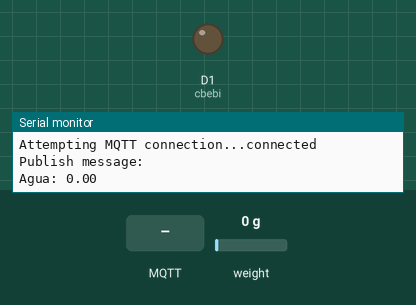
This sketch was run on a simulated ESP8266 (NodeMCU). Parts: output pins drawn as LEDs (lit = HIGH), the last lines printed to the serial monitor. The test bench sets the inputs (shaded band); at power-on: weight on the scale 0 g. WiFi joins after 1.5 s; servers stay silent unless stated; no MQTT or app messages arrive unless stated.

Above: at 3.7 s.
3.8 s: MQTT message "1" arrives on the first subscribed topic
At 4.9 s:
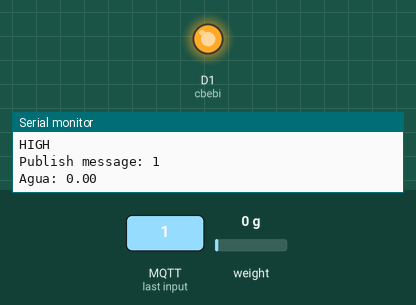
6.8 s: MQTT message "0" arrives on the first subscribed topic
At 7.2 s:
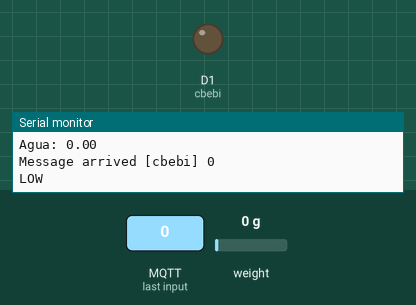
Timing chart, 0 to 9.8 s (numbered marks = the images above; inputs shaded):
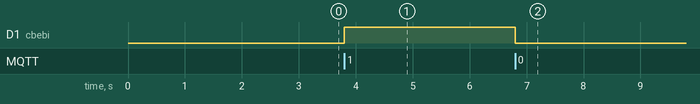

Measured:
- after the input at 3.8 s, D1 (cbebi): LOW → HIGH at once
- after the input at 6.8 s, D1 (cbebi): HIGH → LOW at once

The sketch:

ControlBebida.ino
```cpp
#include <ESP8266WiFi.h>
#include <PubSubClient.h>
#include <HX711.h>

const int SCALE_DOUT_PIN = D2;
const int SCALE_SCK_PIN = D3;
const int cbebi = D1;

HX711 scale(SCALE_DOUT_PIN, SCALE_SCK_PIN);

const char* ssid =         "virusin";
const char* password =    "clave666123abczzz";
const char* mqtt_server = "192.168.1.36";

WiFiClient espClient;
PubSubClient client(espClient);
long lastMsg = 0;
char msgCB[50];

char bebi[50];
int value = 0;

void setup() {
  pinMode(cbebi, OUTPUT);
  Serial.begin(115200);
  scale.set_scale();// <- factor de calibración
  scale.tare();

  setup_wifi();
  client.setServer(mqtt_server, 1883);
  client.setCallback(callback);
}


void setup_wifi() {

  delay(10);

  Serial.println();
  Serial.print("Connecting to ");
  Serial.println(ssid);

  WiFi.begin(ssid, password);

  while (WiFi.status() != WL_CONNECTED) {
    delay(500);
    Serial.print(".");
  }

  Serial.println("");
  Serial.println("WiFi connected");
  Serial.println("IP address: ");
  Serial.println(WiFi.localIP());
}


void callback(char* topic, byte* payload, unsigned int length) {
  Serial.print("Message arrived [");
  Serial.print(topic);
  Serial.print("] ");
  for (int i = 0; i < length; i++) {
    Serial.print((char)payload[i]);
  }
  Serial.println();

  if (strcmp(topic, "cbebi") == 0){

    if ((char)payload[0] == '0') {
       Serial.println("LOW");
      digitalWrite(cbebi, LOW);

      snprintf (msgCB, 75, "0");
    }

    if ((char)payload[0] == '1') {
      Serial.println("HIGH");
      digitalWrite(cbebi, HIGH);

      snprintf (msgCB, 75, "1");
    }
  }
}

void reconnect() {

  while (!client.connected()) {
    Serial.print("Attempting MQTT connection...");

    if (client.connect("ESP8266Cliente3")) {
      Serial.println("connected");

      client.publish("cbebi", "0");
      client.publish("bebi", "-1");

      client.subscribe("cbebi");
      client.subscribe("bebi");
    } else {
      Serial.print("failed, rc=");
      Serial.print(client.state());
      Serial.println(" intentanto en 5 segundos");

      delay(5000);
    }
  }
}

void loop() {

 if (!client.connected()) {
    reconnect();
  }
  client.loop();

  long now = millis();

  if (now - lastMsg > 2000) {
    lastMsg = now;
    ++value;

    Serial.print("Publish message: ");
    Serial.println(msgCB);
    client.publish("cbebi", msgCB);

    float weight = scale.get_units(1);

    char bbebi[75];
    String(weight,2).toCharArray(bbebi,75);

    snprintf(bebi, 75,bbebi);
    Serial.print("Agua: ");
    Serial.print(bebi);
    client.publish("bebi", bebi);
    Serial.println();

  }
}
```
